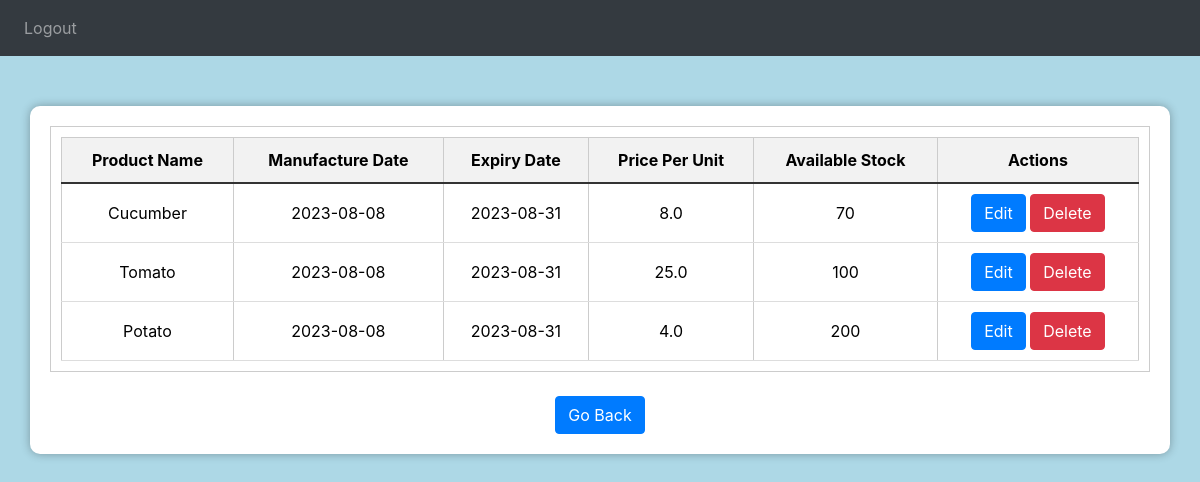
Screenshot of /viewitems/2/1 with the database file from the repository.
### GroceryWebapp/models.py (models this page shows)
class Products(db.Model, UserMixin):
    id = db.Column(db.Integer, primary_key=True)  # Primary key for the product
    product_name = db.Column(
        db.String(150), nullable=False
    )  # Product name
    manufacture = db.Column(db.String(150))  # Manufacturing date of the product
    expiry = db.Column(db.String(150))  # Expiry date of the product
    p_per_u = db.Column(db.Float, nullable=False)  # Price per unit of the product
    stock = db.Column(db.Integer, nullable=False)  # Available stock quantity
    c_id = db.Column(
        db.Integer, db.ForeignKey("categories.id"), nullable=False
    )  # Category foreign key

### GroceryWebapp/main.py (the view)
@main.route("/viewitems/<string:categories_id>/<string:type>", methods=["GET", "POST"])
def view_items(categories_id, type):
    data = Products.query.filter_by(c_id=categories_id).all()
    return render_template("views_items.html", prod=data, check=type)

### GroceryWebapp/templates/views_items.html (shortened to what this page needs)
{% extends "base.html" %}
{% block head %}
{{ super() }}
<link rel="stylesheet" href="{{ url_for('static', filename='demo.css') }}">
<link rel="stylesheet" href="{{ url_for('static', filename='demo2.css') }}">
{% endblock %}
{% block nav %}
<nav class="navbar navbar-expand-lg navbar-dark bg-dark">
  <div id="navbar">
    <div class="navbar-nav">
      <a class="nav-item nav-link" id="home" href="/">Logout</a>
    </div>
  </div>
</nav>
{% endblock %}
{% block content %}
{% if check == '1' %}
<div id="table-container">
  <table id="dataTable">
    <tr>
      <th>Product Name</th>
      <th>Manufacture Date</th>
      <th>Expiry Date</th>
      <th>Price Per Unit</th>
      <th>Available Stock</th>
      <th>Actions</th>
    </tr>
    {% for row in prod %}
    <tr>
      <td>{{ row.product_name }}</td>
      <td>{{ row.manufacture }}</td>
      <td>{{ row.expiry }}</td>
      <td>{{ row.p_per_u }}</td>
      <td>{{ row.stock }}</td>
      <td>
        <a href="{{ url_for('main.update_item', item_id=row.id, type='2') }}" class="btn btn-primary">Edit</a>
        <a href="{{ url_for('main.delete_item', item_id=row.id, type='2') }}" class="btn btn-danger">Delete</a>
      </td>
    </tr>
    {% endfor %}
  </table>
</div>
<br>
<center><a href="/adminshowcategories" class="btn btn-primary">Go Back</a></center>
{% endif %}
{% endblock %}

### GroceryWebapp/static/demo2.css (style rules this page uses)
#table-container { border: 1px solid #ccc; padding: 10px; max-height: 300px; overflow-y: scroll; }
table { width: 100%; border-collapse: collapse; }
th, td { padding: 8px; border: 1px solid #ccc; }

### GroceryWebapp/templates/views_items.html (style rules this page uses)
body { background-color: lightblue; color: black; }
.btn-primary { background-color: #007bff; border-color: #007bff; }
#dataTable { width: 100%; border-collapse: collapse; }
#dataTable th, #dataTable td { padding: 10px; text-align: center; }
#dataTable th { background-color: #f2f2f2; font-weight: bold; border-bottom: 2px solid #333; }
#dataTable td { border-bottom: 1px solid #ddd; }

### rows the page displays
Products: product_name "Cucumber", manufacture "2023-08-08", expiry "2023-08-31", p_per_u "8.0", stock "70"
Products: product_name "Tomato", manufacture "2023-08-08", expiry "2023-08-31", p_per_u "25.0", stock "100"
Products: product_name "Potato", manufacture "2023-08-08", expiry "2023-08-31", p_per_u "4.0", stock "200"
